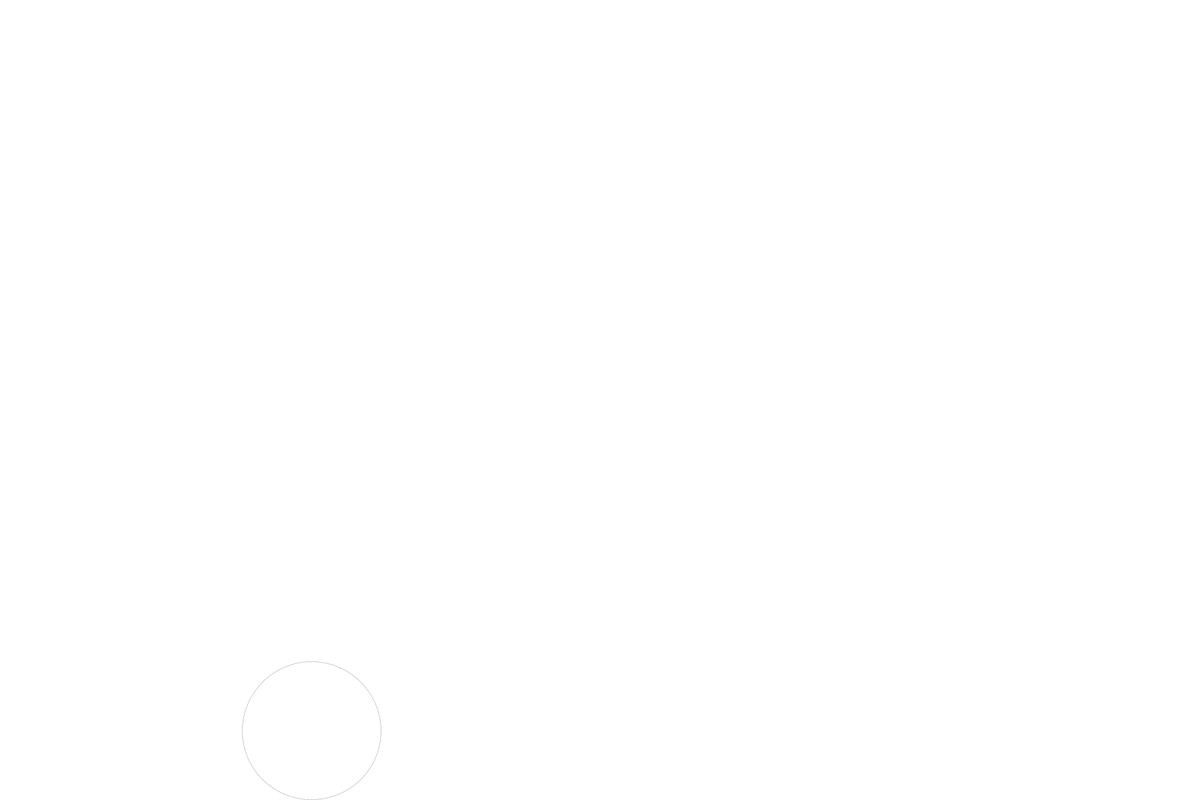
Frame 1 (no input)
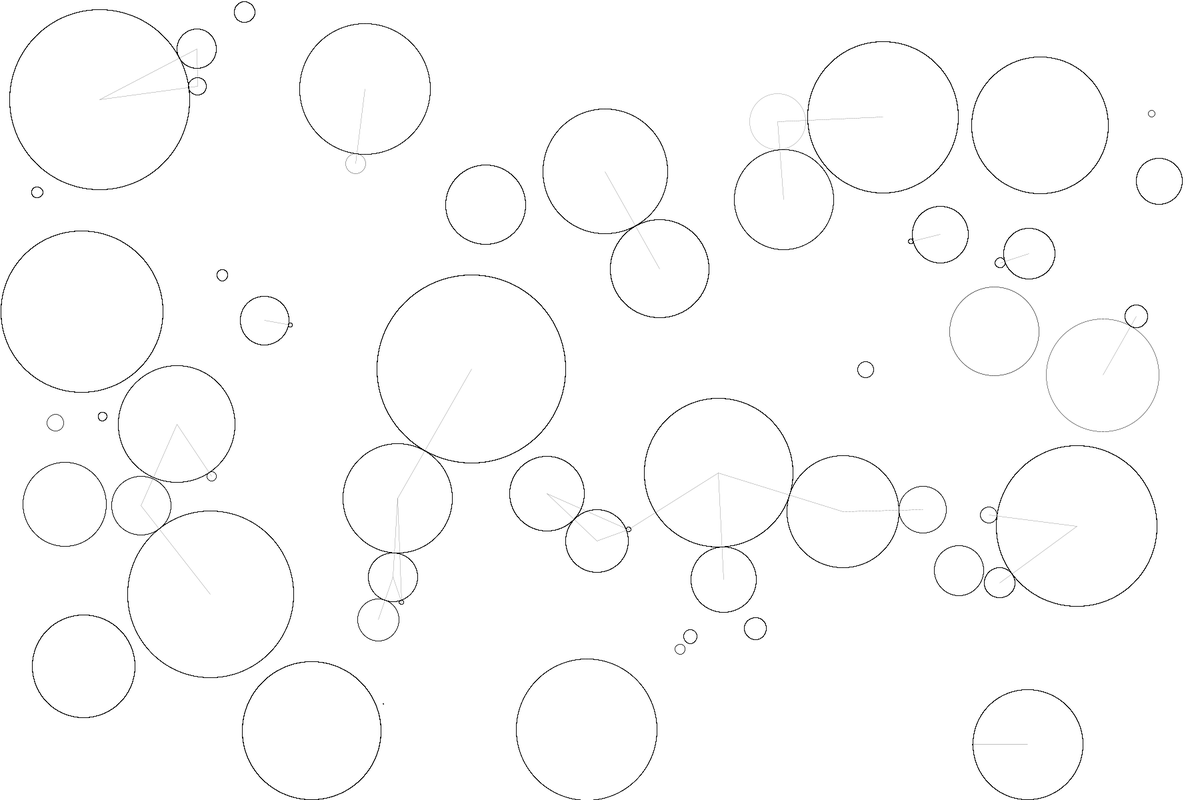
Frame 60 (the mouse pressed at the canvas centre just before this capture)
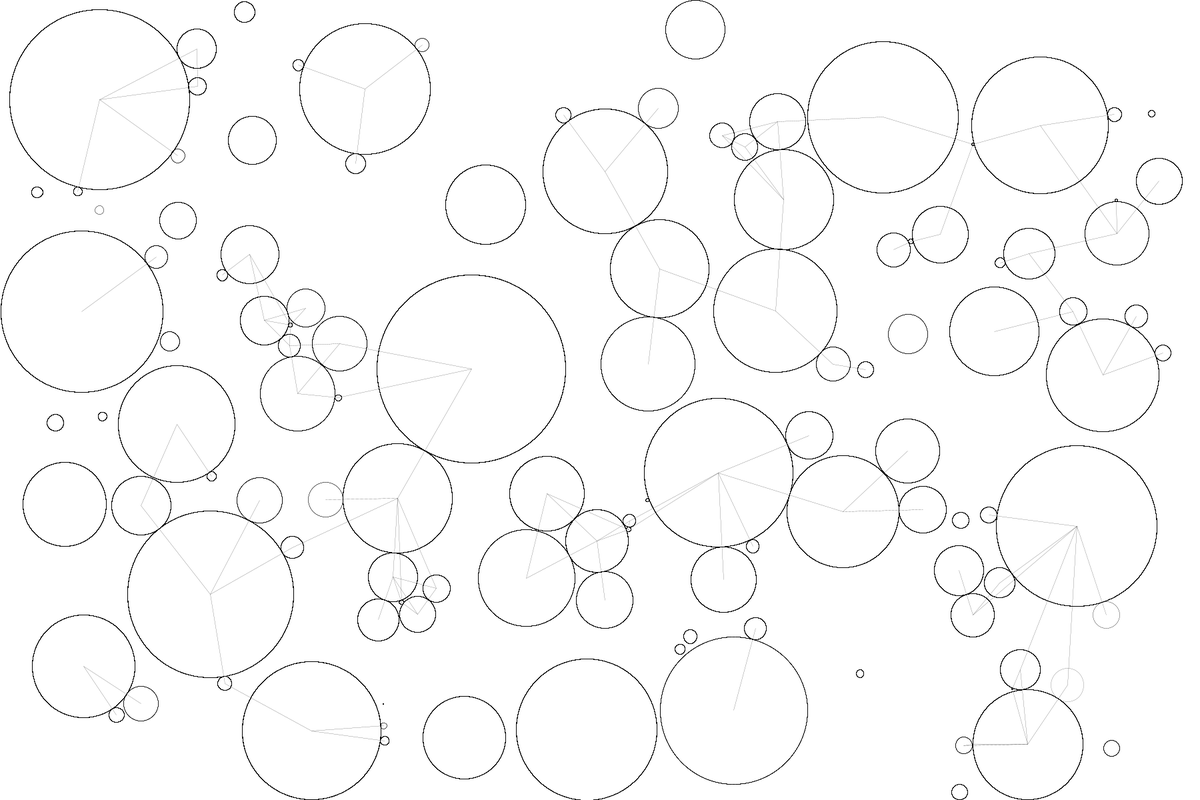
Frame 120 (the mouse held since frame 60 and released just before this capture)

The Processing sketch that drew these frames (run headless with seeded random() and noise(); from frame 60 on, the mouse is pressed at the canvas centre):

// Processing sketch: Ex_Packing_006
// ── Ex_Packing_006.pde
// refine the packing
// keep generating smaller circles until the builder manages
// to create one that is not intersecting with anything
// Make sure all circles are within the screen

ArrayList<Circle> myCircles = new ArrayList<Circle>();
float minR, maxR; //create a global value for minimum and maximum radius

void setup() {
  size(1800, 1200);
  background(255);
  //fill(0);
  noFill();
  ellipseMode(RADIUS);
  strokeWeight(0.2);
  minR = 0.5;
  maxR = 160;
}

void draw() {
  //background(255);
  circleBuilder();
  for (Circle c : myCircles) {
    c.display();
  }
}
void circleBuilder() {
  Circle myCircle = new Circle(minR, maxR);
  if (myCircles.size()==0) myCircles.add(myCircle);
  else {
    float newMaxR = maxR;
    // while the new circle is inside any other circles
    // keep generating new ones but with smaller radius everytime
    while (myCircle.isInside(myCircles)) {
      newMaxR--;
      newMaxR = constrain(newMaxR, minR, maxR);
      myCircle = new Circle(minR, newMaxR);
    }
    // after you are sure the center is not inside a circle
    // see if the circle with the chosen radius will intersect with any surrounding circles
    // if it does intersect, instead of deleting it
    // just reduce the radius until the two are co-incedent
    for (int i = 0; i < myCircles.size(); i++) {
      Circle testCircle = myCircles.get(i);
      if (myCircle.isIntersect(testCircle)) {
        myCircle.radius = PVector.dist(myCircle.pos, testCircle.pos) - testCircle.radius;
        pushStyle();
        strokeWeight(0.2);
        // draw a line to visualize which circles this procedure happened to
        line(myCircle.pos.x, myCircle.pos.y, testCircle.pos.x, testCircle.pos.y);
        popStyle();
      }
    }
    myCircles.add(myCircle);
  }
}

PVector pickRandomPos() {
  return new PVector(random(0.5, width), random(0.5, height));
}
// we update this function to take the radius of our circle
// and generate a random location where minimum possible value is our radius
// and maximum possible value is our screenSize-radius
// so we make sure all circles are inside
PVector pickRandomPos(float radius) {
  return new PVector(constrain(random(width), radius, width-radius), constrain(random(height), radius, height-radius));
}

class Circle {

  PVector pos;
  float radius;

  Circle() {
    this.pos = pickRandomPos();
    this.radius = random(20, 100);
  }
  // add a new constructor where you can set the minimum and maximum value of the circle
  Circle(float minRad, float maxRad) {
    this.radius = random(minRad, maxRad);
    // also we flip the order so we can have our circles fully inside the screen
    this.pos = pickRandomPos(this.radius);
  }
  Circle(PVector pos, float radius) {
    this.pos = pos;
    this.radius = radius;
  }

  void display() {
    ellipse(pos.x, pos.y, radius, radius);
  }

  boolean isIntersect (ArrayList<Circle> circles) {
    for (Circle c : circles) {
      if (PVector.dist(this.pos, c.pos) < this.radius+c.radius) return true;
    }
    return false;
  }
  // a new method to test if the center of the circle is inside another circle
  // I had no clue how to do this
  // so I just googled, test if a point is inside a circle
  boolean isInside(ArrayList<Circle> circles) {
    for (Circle c : circles) {
      if ( pow(this.pos.x - c.pos.x, 2) + pow(this.pos.y - c.pos.y, 2) < pow(c.radius, 2)) return true;
    }
    return false;
  }

  boolean isIntersect (Circle circle) {
    if (PVector.dist(this.pos, circle.pos) < this.radius+circle.radius) return true;
    else return false;
  }
}
